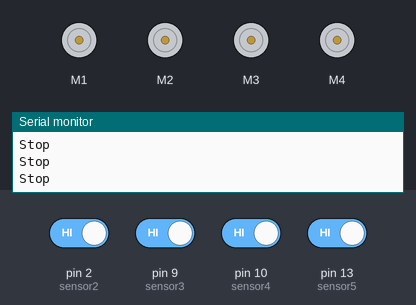
This sketch was run on a simulated Arduino Uno, built with avr-gcc and run on an emulated ATmega328P. On the bench: 4 × DC motor (green arrow = forward, orange = backward, longer = faster), the last lines printed to the serial monitor. The test bench sets the inputs (shaded band); at power-on: pin 2 (sensor2), pin 9 (sensor3), pin 10 (sensor4), pin 13 (sensor5) HIGH.

Above: at 1.2 s.
1.3 s: pin 2 (sensor2) driven LOW
At 2.0 s:
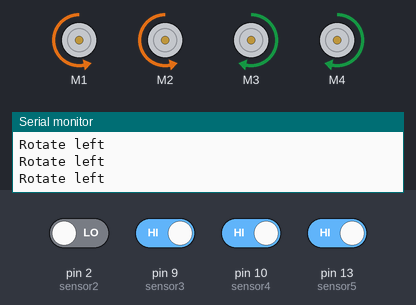
2.8 s: pin 9 (sensor3) driven LOW
At 3.1 s:
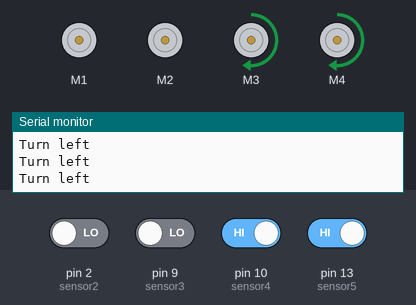
4.3 s: pin 10 (sensor4) driven LOW
At 5.3 s:
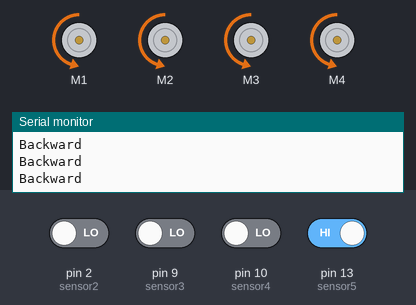
5.8 s: pin 13 (sensor5) driven LOW
At 6.4 s:
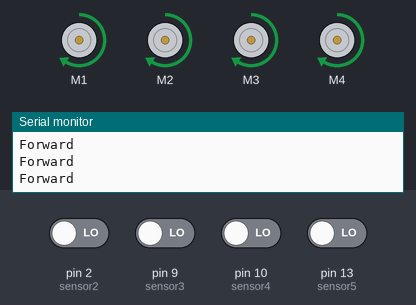
7.3 s: pin 2 (sensor2) driven HIGH
At 8.5 s:
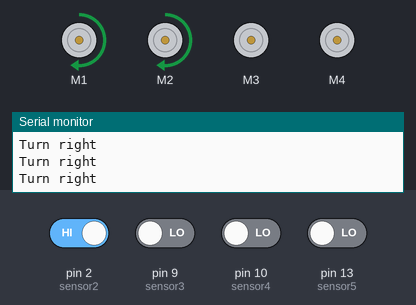
8.8 s: pin 9 (sensor3) driven HIGH
At 10.1 s:
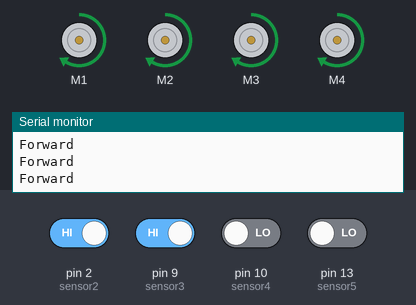
Timing chart, 0 to 11.8 s (numbered marks = the images above; inputs shaded):
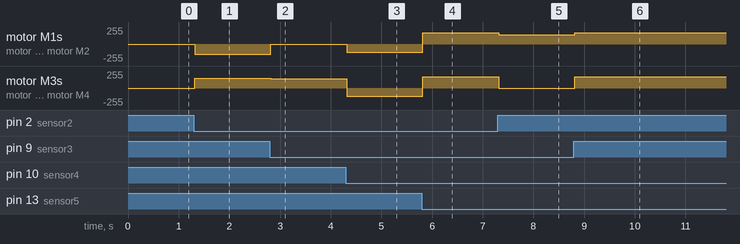

The sketch:

motor_test.ino
```cpp
#include <AFMotor.h>

AF_DCMotor m1(1);
AF_DCMotor m2(2);
AF_DCMotor m3(3);
AF_DCMotor m4(4);

# define  sensor1 0
# define  sensor2 2
# define  sensor3 9
# define  sensor4 10
# define  sensor5 13

bool a,b,c,d,e;


void setup() {
  // put your setup code here, to run once:
m1.setSpeed(0);
m2.setSpeed(0);
m3.setSpeed(0);
m4.setSpeed(0);

//sensor1(pi

Serial.begin(9600);
}

void loop() {
  // put your main code here, to run repeatedly:

 a=digitalRead (sensor1);
 b=digitalRead (sensor2);
 c=digitalRead (sensor3);
 d=digitalRead (sensor4);
 e=digitalRead (sensor5);

if(a==0 && b==0 && c==0 && d==0  && e==1  ||a==0 && b==1 && c==1  && d==0 && e==1 )
  {
     forward();
  }
   else if(a==1 && b==1 && c==0 && d==0 && e==0 || a==1 && b==1 && c==0 && d==0 && e==1)
  {
    //Break();


     Rotate_right();

    //delay(300);
  }

  else if(a==0 && b==1 && c==0 && d==0 && e==1 ||  a==0 && b==1 && c==0 && d==0 && e==0)
  {
    //Break();

    Turn_right();
    //delay(100);
  }
  else if(a==0 && b==0 && c==1 && d==0 && e==0 ||  a==0 && b==0 && c==1 && d==0 && e==1)
  {
     //Break();

    Turn_left();
    //delay(100);
  }
  else if(a==0 && b==0 && c==1 && d==1 && e==0 || a==0 && b==0 && c==1 && d==1 && e==1)
  {
     //Break();

   Rotate_left();
    //delay(300);

  }
  else if(a==0 && b==0 && c==0 && d==1 && e==1)
  {
   // Break();
   Turn_left();
    //delay(200);
  }
  else if(a==1 && b==0 && c==0 && d==0 && e==1)
  {
   // Break();
    Turn_right();
    //delay(200);

  }
  else if(a==0 && b==0 && c==0 && d==0 && e==0 || a==0 && b==1 && c==1  && d==0 && e==0)
  {
    Backward();
  }
 else
  {
     //Break();

    car_Stop();
  }


}
void Backward()
{
  Serial.println("Forward");
    m1.setSpeed(170);
    m1.run(FORWARD);
    m2.setSpeed(170);
    m2.run(FORWARD);
    m3.setSpeed(170);
    m3.run(FORWARD);
    m4.setSpeed(170);
    m4.run(FORWARD);

}
void forward()
{
  Serial.println("Backward");
     m1.setSpeed(120);
    m1.run(BACKWARD);
    m2.setSpeed(120);
    m2.run(BACKWARD);
    m3.setSpeed(120);
    m3.run(BACKWARD);
    m4.setSpeed(120);
    m4.run(BACKWARD);

}
void Break()
{
    Serial.println("Break");
   /* m1.setSpeed(120);
    m1.run(BACKWARD);
    m2.setSpeed(120);
    m2.run(BACKWARD);
    m3.setSpeed(120);
    m3.run(BACKWARD);
    m4.setSpeed(120);
    m4.run(BACKWARD);
    delay(20);
    */

   // m1.setSpeed(100);
    m1.run(BRAKE);
    //m2.setSpeed(100);
    m2.run(BRAKE);
    //m3.setSpeed(100);
    m3.run(BRAKE);
   // m4.setSpeed(100);
    m4.run(BRAKE);
    //delay(100);
}
void Turn_left()
{
  Serial.println("Turn left");
    m1.setSpeed(0);
    m1.run(FORWARD);
    m2.setSpeed(0);
    m2.run(FORWARD);
    m3.setSpeed(140);
    m3.run(FORWARD);
    m4.setSpeed(140);
    m4.run(FORWARD);
}
void Turn_right()
{
  Serial.println("Turn right");
    m1.setSpeed(140);
    m1.run(FORWARD);
    m2.setSpeed(140);
    m2.run(FORWARD);
    m3.setSpeed(0);
    m3.run(FORWARD);
    m4.setSpeed(0);
    m4.run(FORWARD);
}

void Rotate_left()
{
  Serial.println("Rotate left");
    m1.setSpeed(150);
    m1.run(BACKWARD);
    m2.setSpeed(150);
    m2.run(BACKWARD);
    m3.setSpeed(150);
    m3.run(FORWARD);
    m4.setSpeed(150);
    m4.run(FORWARD);
}
void Rotate_right()
{
  Serial.println("Rotate right");
    m1.setSpeed(150);
    m1.run(FORWARD);
    m2.setSpeed(150);
    m2.run(FORWARD);
    m3.setSpeed(150);
    m3.run(BACKWARD);
    m4.setSpeed(150);
    m4.run(BACKWARD);
}

void car_Stop()
  {
  Serial.println("Stop");
    m1.setSpeed(0);
    m1.run(RELEASE);
    m2.setSpeed(0);
    m2.run(RELEASE);
    m3.setSpeed(0);
    m3.run(RELEASE);
    m4.setSpeed(0);
    m4.run(RELEASE);
  }
```

Measured:
- after the input at 1.3 s, motor M1, motor M2: stopped → backward 150/255 at once; motor M3, motor M4: stopped → forward 150/255 at once
- after the input at 2.8 s, motor M1, motor M2: backward 150/255 → stopped at once; motor M3, motor M4: forward 150/255 → forward 140/255 at once
- after the input at 4.3 s, motor M1, motor M2: stopped → backward 120/255 at once; motor M3, motor M4: forward 140/255 → backward 120/255 at once
- after the input at 5.8 s, motor M1–4: backward 120/255 → forward 170/255 at once
- after the input at 7.3 s, motor M1, motor M2: forward 170/255 → forward 140/255 at once; motor M3, motor M4: forward 170/255 → stopped at once
- after the input at 8.8 s, motor M1, motor M2: forward 140/255 → forward 170/255 at once; motor M3, motor M4: stopped → forward 170/255 at once
